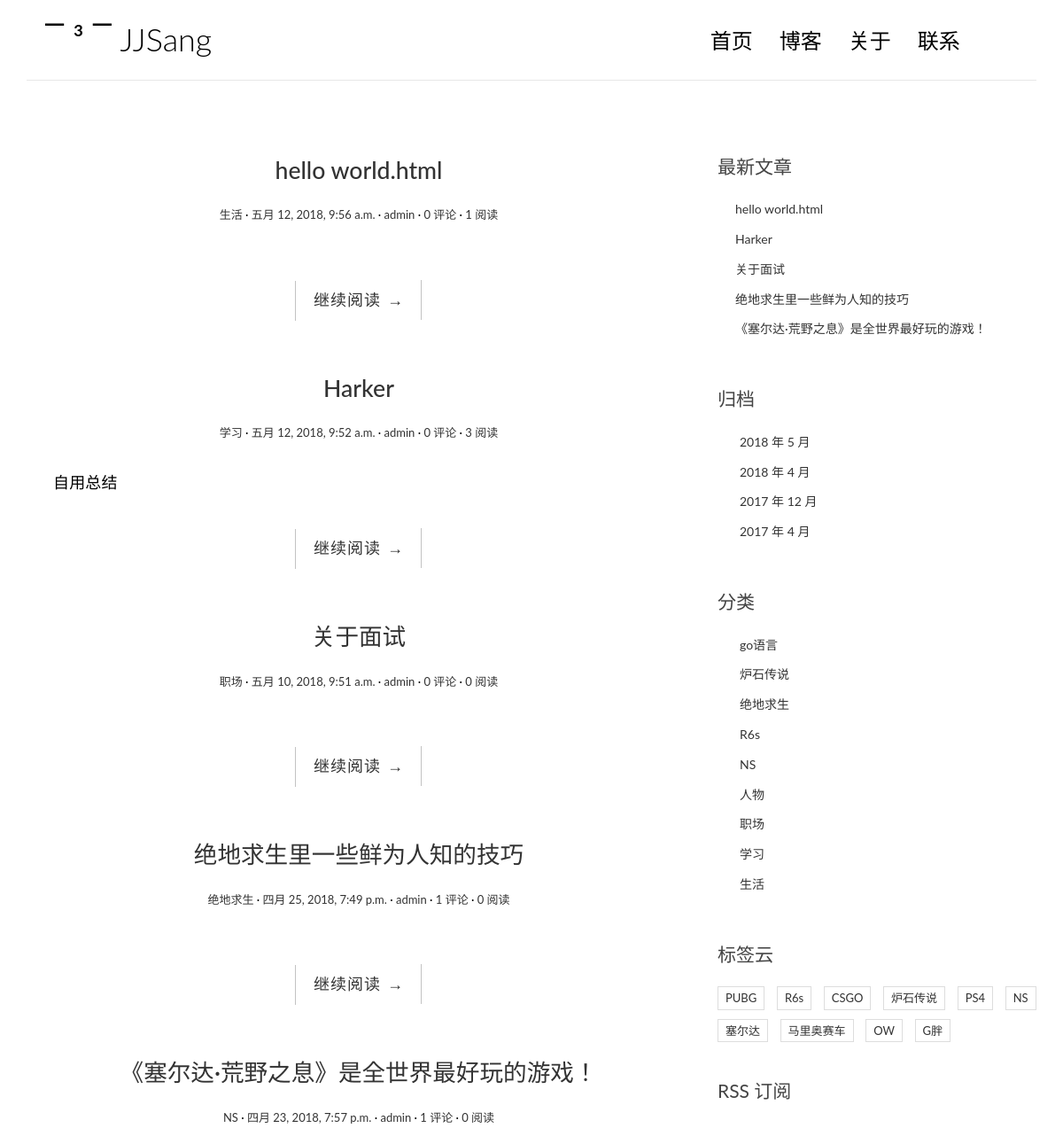
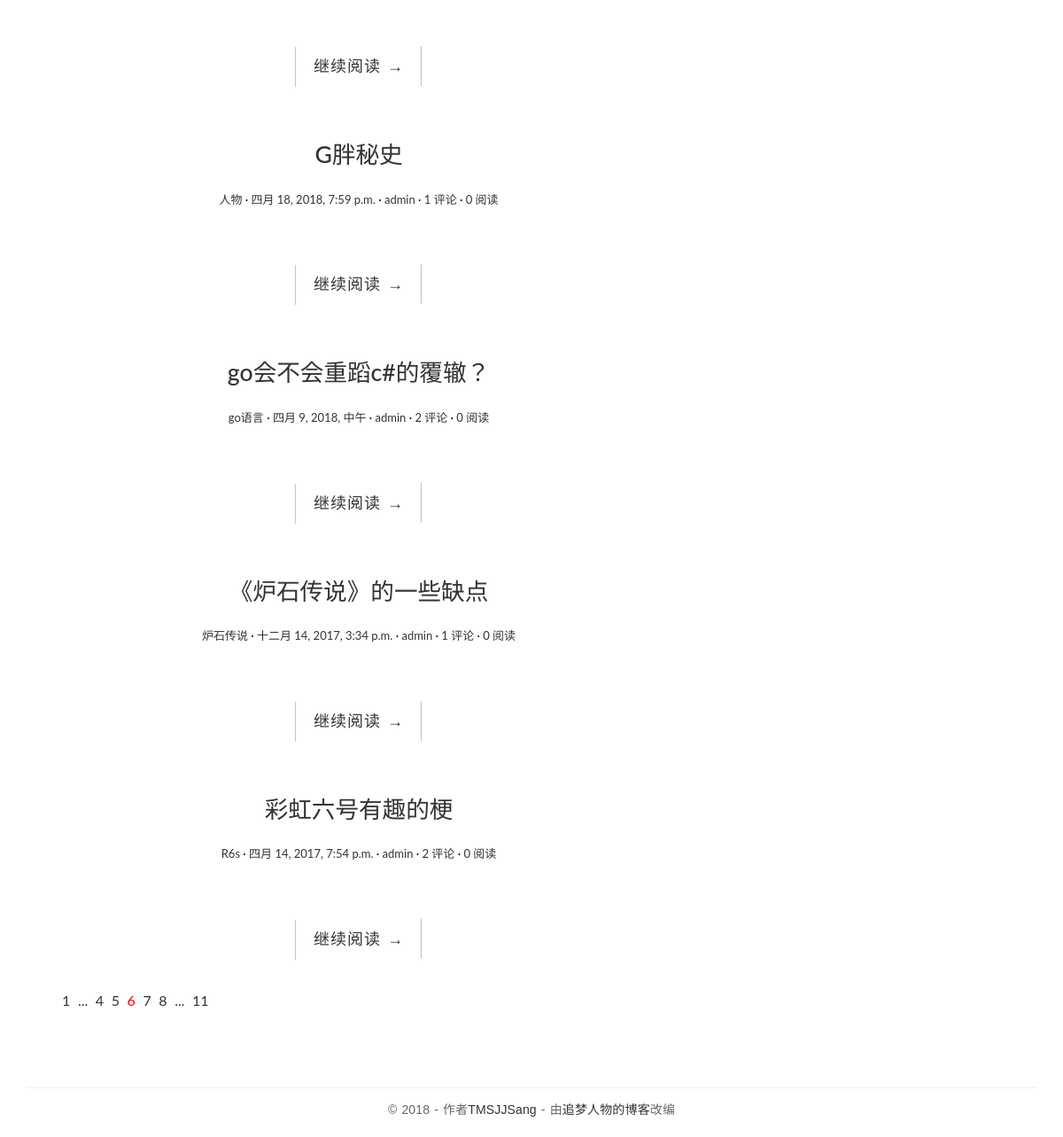
The page / on the database its author committed (2 pictures, top to bottom).
### blog/models.py (models this page shows, shortened)
@python_2_unicode_compatible
class Post(models.Model):
	title = models.CharField(max_length = 70)
	body = models.TextField()
	created_time = models.DateTimeField()
	modified_time = models.DateTimeField()
	excerpt = models.CharField(max_length = 200,blank = True)
	category = models.ForeignKey(Category)
	tags = models.ManyToManyField(Tag,blank = True)
	author = models.ForeignKey(User)
	views = models.PositiveIntegerField(default=0)
	def get_absolute_url(self):
		return reverse('blog:detail',kwargs={'pk':self.pk})
	class Meta:
		ordering = ['-created_time']

class Category(models.Model):
	name = models.CharField(max_length = 100)

### blog/views.py (the view)
# urls.py: url(r'^$',views.IndexView.as_view(),name='index'),
class IndexView(ListView):
	model = Post
	template_name = 'blog/index.html'
	context_object_name = 'post_list'

### blog/templatetags/blog_tags.py (called while the page is built)
@register.simple_tag
def get_recent_posts(num=5):
    return Post.objects.all().order_by('-created_time')[:num]

@register.simple_tag
def archives():
    return Post.objects.dates('created_time', 'month', order='DESC')

@register.simple_tag
def get_categories():
    return Category.objects.all()

### templates/blog/index.html
{% extends 'base.html' %}
{% block main %}
    {% for post in post_list %}
        <article class="post post-{{ post.pk }}">
            <header class="entry-header">
                <h1 class="entry-title">
                    <a href="{{ post.get_absolute_url }}">{{ post.title }}</a>
                </h1>
                <div class="entry-meta">
                    <span class="post-category"><a href="#">{{ post.category.name }}</a></span>
                    <span class="post-date"><a href="#"><time class="entry-date"
                                                              datetime="{{ post.created_time }}">{{ post.created_time }}</time></a></span>
                    <span class="post-author"><a href="#">{{ post.author }}</a></span>
                    <span class="comments-link">
                        <a href="{{ post.get_absolute_url }}#comment-area">{{ post.comment_set.count }} 评论</a></span>
                    <span class="views-count"><a href="{{ post.get_absolute_url }}">{{ post.views }} 阅读</a></span>
                </div>
            </header>
            <div class="entry-content clearfix">
                <p>{{ post.excerpt }}</p>
                <div class="read-more cl-effect-14">
                    <a href="{{ post.get_absolute_url }}" class="more-link">继续阅读 <span class="meta-nav">→</span></a>
                </div>
            </div>
        </article>
    {% empty %}
        <div class="no-post">暂时还没有发布的文章！</div>
    {% endfor %}
    <div class="pagination">
        <ul>
            <li><a href="">1</a></li>
            <li><a href="">...</a></li>
            <li><a href="">4</a></li>
            <li><a href="">5</a></li>
            <li class="current"><a href="">6</a></li>
            <li><a href="">7</a></li>
            <li><a href="">8</a></li>
            <li><a href="">...</a></li>
            <li><a href="">11</a></li>
        </ul>
    </div>
{% endblock main %}

### templates/base.html (shortened to what this page needs)
{% load staticfiles %}
{% load blog_tags %}
<!DOCTYPE html>
<html>
<head>
    <link rel="stylesheet" href="http://code.ionicframework.com/ionicons/2.0.1/css/ionicons.min.css">
    <link rel="stylesheet" href="{% static 'blog/css/bootstrap.min.css' %}">
    <link rel="stylesheet" href="{% static 'blog/css/pace.css' %}">
    <link rel="stylesheet" href="{% static 'blog/css/custom.css' %}">
    <link rel="stylesheet" href="{% static 'blog/css/highlights/github.css' %}">
</head>
<body>
<div class="container">
    <header id="site-header">
        <div class="row">
            <div class="col-md-4 col-sm-5 col-xs-8">
                <div class="logo">
                   <h1><a href="{% url 'blog:index' %}"><b>&oline;&nbsp;&sup3;&nbsp;&oline;</b>  JJSang</a></h1>
                </div>
            </div>
            <div class="col-md-8 col-sm-7 col-xs-4">
                <nav class="main-nav" role="navigation">
                    <div class="collapse navbar-collapse" id="bs-example-navbar-collapse-1">
                        <ul class="nav navbar-nav navbar-right">
                            <li class="cl-effect-11"><a href="{% url 'blog:index' %}" data-hover="首页">首页</a></li>
                            <li class="cl-effect-11"><a href="full-width.html" data-hover="博客">博客</a></li>
                            <li class="cl-effect-11"><a href="about.html" data-hover="关于">关于</a></li>
                            <li class="cl-effect-11"><a href="contact.html" data-hover="联系">联系</a></li>
                        </ul>
                    </div>
                </nav>
            </div>
        </div>
    </header>
</div>
<div class="content-body">
    <div class="container">
        <div class="row">
            <main class="col-md-8">
                {% block main %}
                {% endblock main %}
            </main>
            <aside class="col-md-4">
                <div class="widget widget-recent-posts">
                    <h3 class="widget-title">最新文章</h3>
                    {% get_recent_posts as recent_post_list %}
                    <ul>
                        {% for post in recent_post_list %}
                            <li>
                                <a href="{{ post.get_absolute_url }}">{{ post.title }}</a>
                            </li>
                        {% empty %}
                            暂无文章！
                        {% endfor %}
                    </ul>
                </div>
                <div class="widget widget-archives">
                    <h3 class="widget-title">归档</h3>
                    {% archives as date_list %}
                    <ul>
                        {% for date in date_list %}
                            <li>
                                <a href="{% url 'blog:archives' date.year date.month %}">
                                {{ date.year }} 年 {{ date.month }} 月
                                </a>
                            </li>
                        {% empty %}
                            暂无归档！
                        {% endfor %}
                    </ul>
                </div>
                <div class="widget widget-category">
                    <h3 class="widget-title">分类</h3>
                    {% get_categories as category_list %}
                    <ul>
                        {% for category in category_list %}
                            <li>
                                <a href="{% url 'blog:category' category.pk %}">{{ category.name }}</a>
                            </li>
                        {% empty %}
                            暂无分类！
                        {% endfor %}
                    </ul>
                </div>
                <div class="widget widget-tag-cloud">
                    <h3 class="widget-title">标签云</h3>
                    <ul>
                        <li>
                            <a href="#">PUBG</a>
                        </li>
                        <li>
                            <a href="#">R6s</a>
                        </li>
                        <li>
                            <a href="#">CSGO</a>
                        </li>
                        <li>
                            <a href="#">炉石传说</a>
                        </li>
                        <li>
                            <a href="#">PS4</a>
                        </li>
                        <li>
                            <a href="#">NS</a>
                        </li>
                        <li>
                            <a href="#">塞尔达</a>
                        </li>
                        <li>
                            <a href="#">马里奥赛车</a>
                        </li>
                        <li>
                            <a href="#">OW</a>
                        </li>
                        <li>
                            <a href="#">G胖</a>
                        </li>
                    </ul>
                </div>
                <div class="rss">
                    <a href=""> RSS 订阅</a>
                </div>
            </aside>
        </div>
    </div>
</div>
<footer id="site-footer">
    <div class="container">
        <div class="row">
            <div class="col-md-12">
                <p class="copyright">&copy; 2018 - 作者<a href="https://github.com/XuYuanzhe"
                                                        target="_blank" title="模板之家">TMSJJSang</a>
                    - 由<a href="http://zmrenwu.com/" title="网页模板" target="_blank">追梦人物的博客</a>改编
                </p>
            </div>
        </div>
    </div>
</footer>
</body>
</html>

### blog/static/blog/css/custom.css (style rules this page uses)
* { outline: none; }
h1, h2, h3, h4, h5, h6 { margin-top: 0; }
b { font-weight: 400; }
a { color: #333; }
body { color: #444; font-family: 'Lato', sans-serif; }
p { font-family: 'Ubuntu', sans-serif; font-weight: 400; word-spacing: 1px; letter-spacing: 0.01em; }
#site-header { background-color: #FFF; padding: 25px 20px; margin-bottom: 40px; border-bottom: 1px solid #e7e7e7; }
.logo h1 a { color: #000; }
.logo h1 { margin: 0; font-family: 'Lato', sans-serif; font-weight: 300; }
.main-nav { margin-top: 11px; max-width: 95%; }
.main-nav a { color: #000000 !important; padding: 0 0 5px 0 !important; margin-right: 30px; font-family: 'Lato', sans-serif; font-weight: 300; font-size: 24px; }
.cl-effect-11 a { padding: 10px 0; color: #0972b4; text-shadow: none; }
.cl-effect-11 a::before { position: absolute; top: 0; left: 0; overflow: hidden; padding: 0 0 5px 0 !important; max-width: 0; border-bottom: 1px solid #000; color: #000; content: attr(data-hover); white-space: nowrap; -webkit-transition: max-width 0.5s; -moz-transition: max-width 0.5s; transition: max-width 0.5s; }
.content-body { padding-bottom: 4em; }
.post { background: #fff; padding: 30px 30px 0; }
.entry-title { text-align: center; font-size: 1.9em; margin-bottom: 20px; line-height: 1.6; padding: 10px 20px 0; }
.entry-meta { text-align: center; color: #DDDDDD; font-size: 13px; margin-bottom: 30px; }
.entry-content { font-size: 18px; line-height: 1.9; font-weight: 300; color: #000; }
.post-category::after, .post-date::after, .post-author::after, .comments-link::after { content: ' ·'; color: #000; }
.read-more { font-family: 'Ubuntu', sans-serif; font-weight: 400; word-spacing: 1px; letter-spacing: 0.01em; text-align: center; margin-top: 20px; }
.cl-effect-14 a { padding: 0 20px; height: 45px; line-height: 45px; position: relative; display: inline-block; margin: 15px 25px; letter-spacing: 1px; font-weight: 400; text-shadow: 0 0 1px rgba(255, 255, 255, 0.3); }
.cl-effect-14 a::before, .cl-effect-14 a::after { position: absolute; width: 45px; height: 1px; background: #C3C3C3; content: ''; -webkit-transition: all 0.3s; -moz-transition: all 0.3s; transition: all 0.3s; pointer-events: none; }
.cl-effect-14 a::before { top: 0; left: 0; -webkit-transform: rotate(90deg); -moz-transform: rotate(90deg); transform: rotate(90deg); -webkit-transform-origin: 0 0; -moz-transform-origin: 0 0; transform-origin: 0 0; }
.cl-effect-14 a::after { right: 0; bottom: 0; -webkit-transform: rotate(90deg); -moz-transform: rotate(90deg); transform: rotate(90deg); -webkit-transform-origin: 100% 0; -moz-transform-origin: 100% 0; transform-origin: 100% 0; }
.widget { background: #fff; padding: 30px 0 0; }
.widget-title { font-size: 1.5em; margin-bottom: 20px; line-height: 1.6; padding: 10px 0 0; font-weight: 400; }
.widget-recent-posts ul { padding: 0; margin: 0; padding-left: 20px; }
.widget-recent-posts ul li { list-style-type: none; position: relative; line-height: 170%; margin-bottom: 10px; }
.widget-recent-posts ul li::before { content: '\f3d3'; font-family: "Ionicons"; position: absolute; left: -17px; top: 3px; font-size: 16px; color: #000; }
.widget-archives ul { padding: 0; margin: 0; padding-left: 25px; }
.widget-archives ul li { list-style-type: none; position: relative; line-height: 170%; margin-bottom: 10px; }
.widget-archives ul li::before { content: '\f3f3'; font-family: "Ionicons"; position: absolute; left: -25px; top: 1px; font-size: 16px; color: #000; }
.widget-category ul { padding: 0; margin: 0; padding-left: 25px; }
.widget-category ul li { list-style-type: none; position: relative; line-height: 170%; margin-bottom: 10px; }
.widget-category ul li::before { content: '\f3fe'; font-family: "Ionicons"; position: absolute; left: -25px; top: 1px; font-size: 18px; color: #000; }
.widget-tag-cloud ul { padding: 0; margin: 0; margin-right: -10px; }
.widget-tag-cloud ul li { list-style-type: none; font-size: 13px; display: inline-block; margin-right: 10px; margin-bottom: 10px; padding: 3px 8px; border: 1px solid #ddd; }
.rss { font-size: 21px; margin-top: 30px; }
.rss a { color: #444; }
#site-footer { padding-top: 10px; padding: 0 0 1.5em 0; }
.copyright { text-align: center; padding-top: 1em; margin: 0; border-top: 1px solid #eee; color: #666; }
.pagination ul { list-style: none; }
.pagination ul li { display: inline-block; font-size: 16px; margin-right: 5px; }
.current a { color: red; }

### rows shown on the page
Post: title "hello world.html", category.name "生活", created_time "五月 12, 2018, 9:56 a.m.", author "admin", comment_set.count "0", views "1"
Post: title "Harker", category.name "学习", created_time "五月 12, 2018, 9:52 a.m.", author "admin", comment_set.count "0", views "3", excerpt "自用总结"
Post: title "关于面试", category.name "职场", created_time "五月 10, 2018, 9:51 a.m.", author "admin", comment_set.count "0", views "0"
Post: title "绝地求生里一些鲜为人知的技巧", category.name "绝地求生", created_time "四月 25, 2018, 7:49 p.m.", author "admin", comment_set.count "1", views "0"
Post: title "《塞尔达·荒野之息》是全世界最好玩的游戏！", category.name "NS", created_time "四月 23, 2018, 7:57 p.m.", author "admin", comment_set.count "1", views "0"
Post: title "G胖秘史", category.name "人物", created_time "四月 18, 2018, 7:59 p.m.", author "admin", comment_set.count "1", views "0"
Post: title "go会不会重蹈c#的覆辙？", category.name "go语言", created_time "四月 9, 2018, 中午", author "admin", comment_set.count "2", views "0"
Post: title "《炉石传说》的一些缺点", category.name "炉石传说", created_time "十二月 14, 2017, 3:34 p.m.", author "admin", comment_set.count "1", views "0"
Post: title "彩虹六号有趣的梗", category.name "R6s", created_time "四月 14, 2017, 7:54 p.m.", author "admin", comment_set.count "2", views "0"
Category: name "go语言"
Category: name "炉石传说"
Category: name "绝地求生"
Category: name "R6s"
Category: name "NS"
Category: name "人物"
Category: name "职场"
Category: name "学习"
Category: name "生活"

### other values the page prints
{{ date.year }} "2018" "2018" "2017" "2017"
{{ date.month }} "5" "4" "12" "4"
